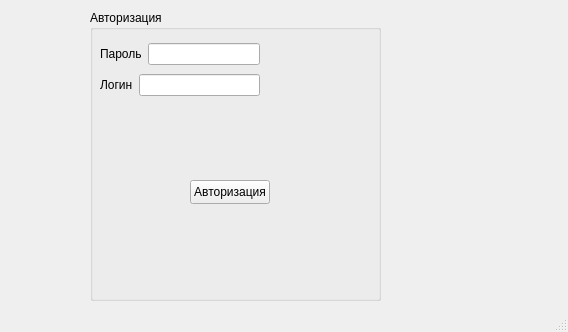
<?xml version="1.0" encoding="UTF-8"?>
<ui version="4.0">
 <class>MainWindow</class>
 <widget class="QMainWindow" name="MainWindow">
  <property name="geometry">
   <rect>
    <x>0</x>
    <y>0</y>
    <width>568</width>
    <height>332</height>
   </rect>
  </property>
  <property name="windowTitle">
   <string>MainWindow</string>
  </property>
  <widget class="QWidget" name="centralwidget">
   <widget class="QGroupBox" name="groupBox">
    <property name="geometry">
     <rect>
      <x>90</x>
      <y>10</y>
      <width>291</width>
      <height>291</height>
     </rect>
    </property>
    <property name="title">
     <string>Авторизация</string>
    </property>
    <widget class="QPushButton" name="pushButton">
     <property name="geometry">
      <rect>
       <x>100</x>
       <y>170</y>
       <width>80</width>
       <height>24</height>
      </rect>
     </property>
     <property name="text">
      <string>Авторизация</string>
     </property>
    </widget>
    <widget class="QWidget" name="">
     <property name="geometry">
      <rect>
       <x>10</x>
       <y>30</y>
       <width>160</width>
       <height>60</height>
      </rect>
     </property>
     <layout class="QVBoxLayout" name="verticalLayout">
      <item>
       <layout class="QHBoxLayout" name="horizontalLayout_2">
        <item>
         <widget class="QLabel" name="label_2">
          <property name="text">
           <string>Пароль</string>
          </property>
         </widget>
        </item>
        <item>
         <widget class="QLineEdit" name="login"/>
        </item>
       </layout>
      </item>
      <item>
       <layout class="QHBoxLayout" name="horizontalLayout">
        <item>
         <widget class="QLabel" name="label">
          <property name="text">
           <string>Логин</string>
          </property>
         </widget>
        </item>
        <item>
         <widget class="QLineEdit" name="password"/>
        </item>
       </layout>
      </item>
     </layout>
    </widget>
   </widget>
  </widget>
  <widget class="QMenuBar" name="menubar">
   <property name="geometry">
    <rect>
     <x>0</x>
     <y>0</y>
     <width>568</width>
     <height>21</height>
    </rect>
   </property>
  </widget>
  <widget class="QStatusBar" name="statusbar"/>
 </widget>
 <resources/>
 <connections/>
</ui>
